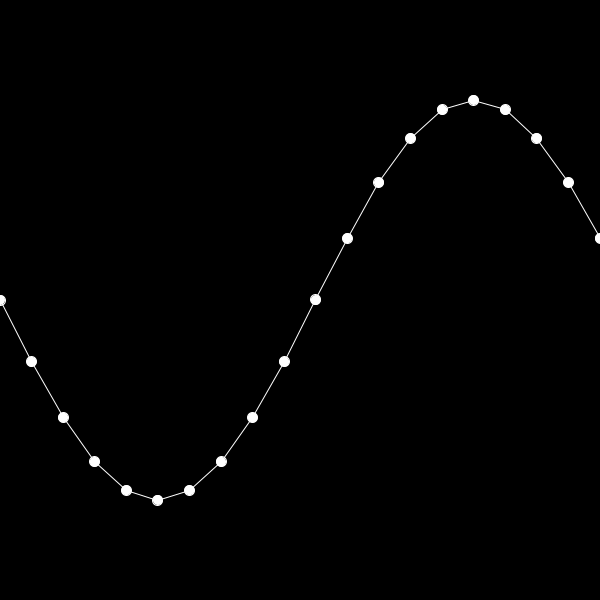
Frame 1 (no input)
Frame 60 (the mouse pressed at the canvas centre just before this capture): identical to frame 1, image omitted
Frame 120 (the mouse held since frame 60 and released just before this capture): identical to frame 1, image omitted

The Processing sketch that drew this single still picture (run headless with seeded random() and noise(); from frame 60 on, the mouse is pressed at the canvas centre):

// Processing sketch: curve_points_separate_lines
// ── curve_points_separate_lines.pde
int dots = 20;

void setup() {
  size(600, 600);
}

void draw() {
  background(0);

  stroke(255);

  float prevX = 0.0;
  float prevY = 0.0;

  for (int i = 0; i < dots; i++) {
    float x = map(i, 0, dots-1, 0, width);
    float y = sin(i / float(dots) * TWO_PI) * 200 + height * 0.5;

    ellipse(x, y, 10, 10);

    if (i > 0) {
      line(x, y, prevX, prevY);
    }

    prevX = x;
    prevY = y;
  }
}
